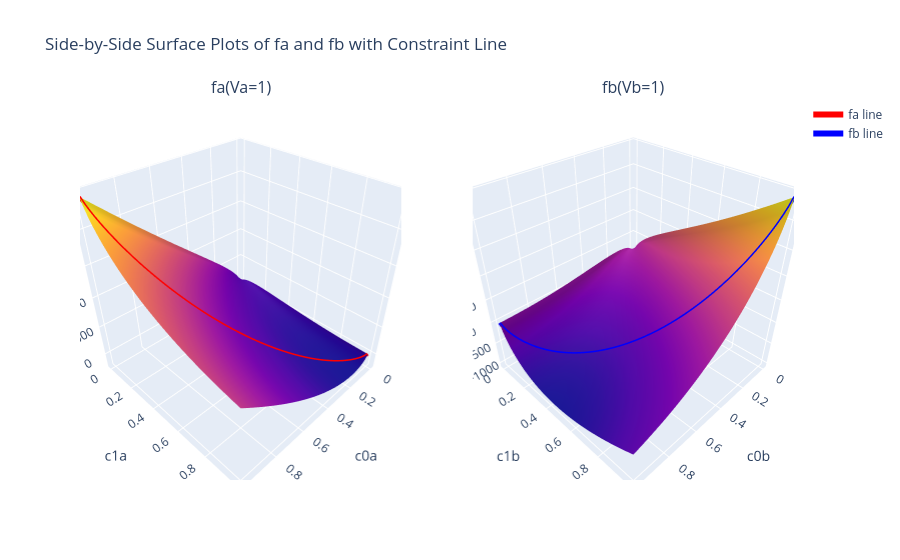

Write notebook code for a chart like this one.
### Markdown cell above
Now we examine the complete space of $f^a$ and $f^b$ and show the previous curves as the valley in the surface:

### Code cell
# Create meshgrid
X, Y = np.meshgrid(x_values, x_values)

# Calculate Z values for fa and fb
Za = fa(Va=1, c0a=X.ravel(), c1a=Y.ravel()).reshape(X.shape)
Zb = fb(Vb=1, c0b=X.ravel(), c1b=Y.ravel()).reshape(X.shape)

# Line values for the constraint c0a + c1a = 1 (i.e., c1a = 1 - c0a)
fa_line = ya
fb_line = yb

# Create subplots for side-by-side surfaces
fig = make_subplots(
    rows=1, cols=2,
    subplot_titles=('fa(Va=1)', 'fb(Vb=1)'),
    specs=[[{'type': 'surface'}, {'type': 'surface'}]]
)

# Add surface traces
fig.add_trace(go.Surface(z=Za, x=x_values, y=x_values, name='fa surface', showscale=False), row=1, col=1)
fig.add_trace(go.Surface(z=Zb, x=x_values, y=x_values, name='fb surface', showscale=False), row=1, col=2)

# Add line traces on top of each surface
fig.add_trace(go.Scatter3d(x=x_values, y=1-x_values, z=fa_line,
    mode='lines', line=dict(color='red', width=6), name='fa line'), row=1, col=1)

fig.add_trace(go.Scatter3d(x=x_values, y=1-x_values, z=fb_line,
    mode='lines', line=dict(color='blue', width=6), name='fb line'), row=1, col=2)

# Update layout for both subplots
fig.update_layout(
    title='Side-by-Side Surface Plots of fa and fb with Constraint Line',
    scene1=dict(xaxis_title='c0a', yaxis_title='c1a', zaxis_title='fa'),
    scene2=dict(xaxis_title='c0b', yaxis_title='c1b', zaxis_title='fb'),
)

fig.show()
